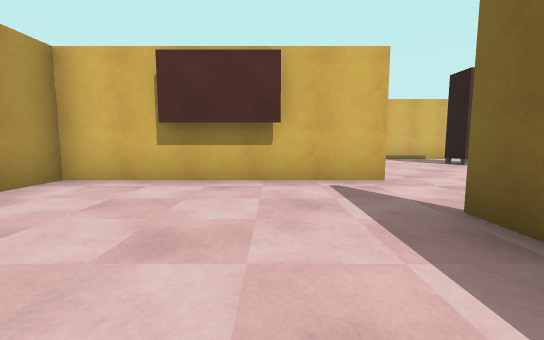
View 1 (above)

16 first-person views from a walk through a scene from a Unity 3-D project. The camera is 1.2 m above the floor, tilts 6° down and sees 90° across. The floor is counted in squares, 2 m on a side. Each view is taken from the middle of a square. On the plan, view 1 faces up. The plan holds only what a view shows up to about 9 squares ahead; the rest is blank. The place goes on beyond the plan. The player character is not drawn. Some animated figures are left out.

View 2
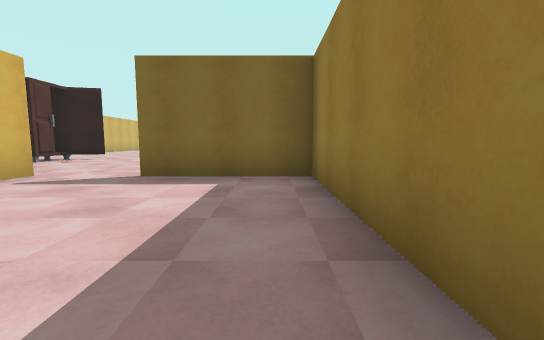

View 3
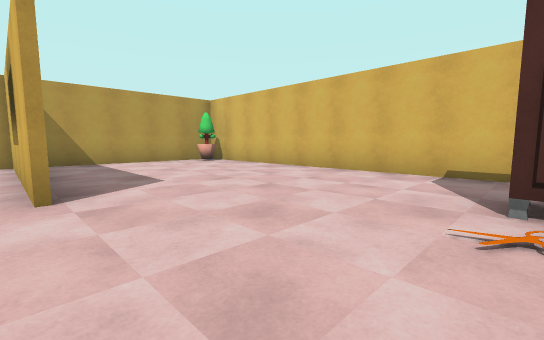

View 4
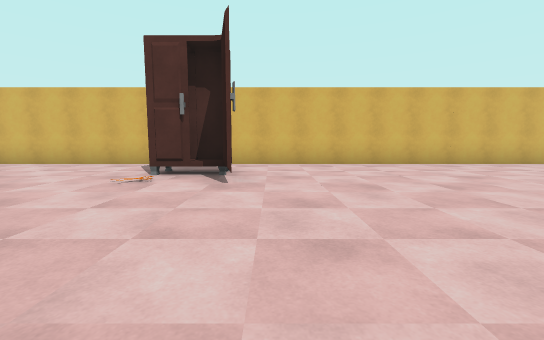

View 5
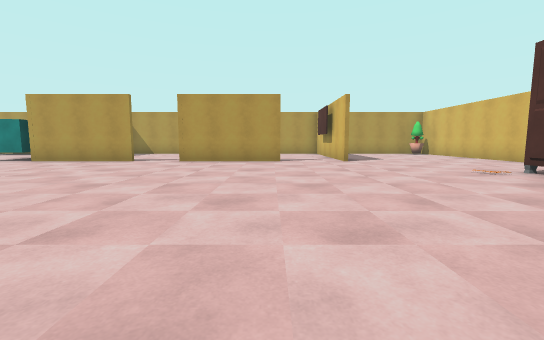

View 6
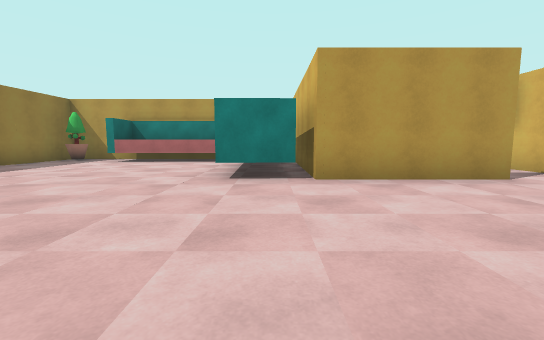

View 7
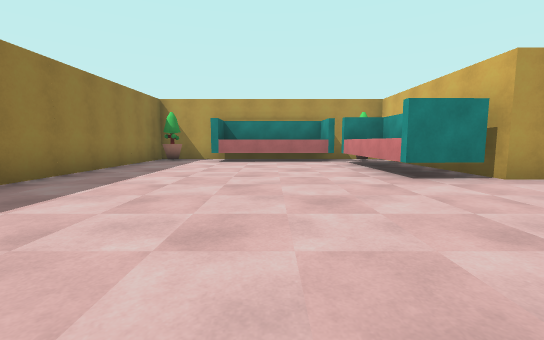

View 8
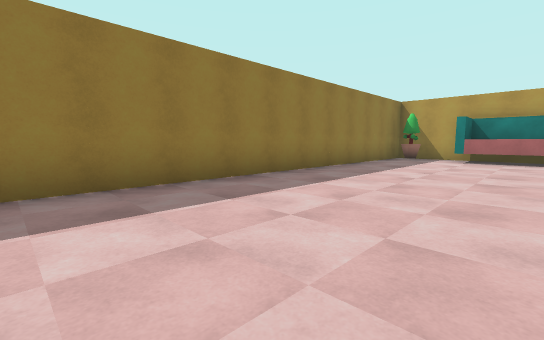

View 9
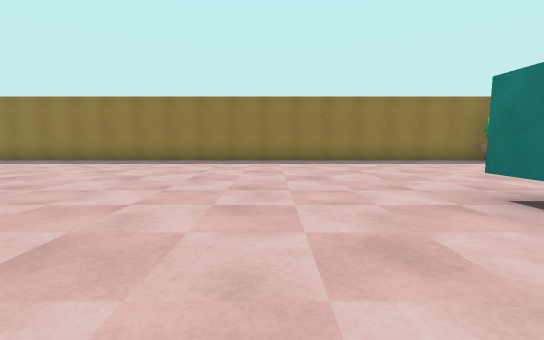

View 10
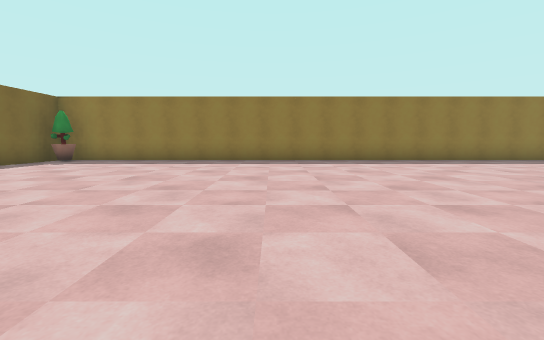

View 11
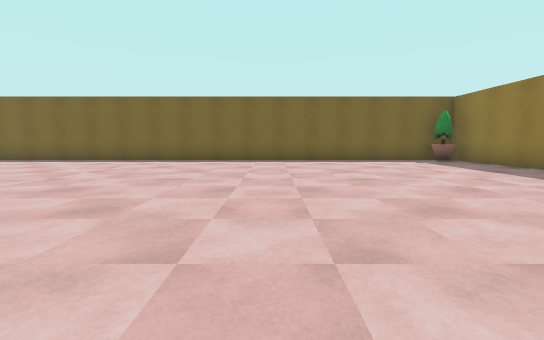

View 12
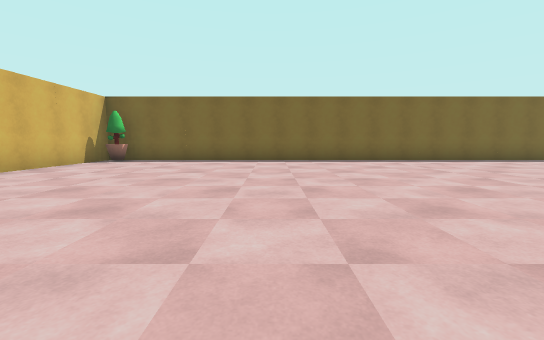

View 13
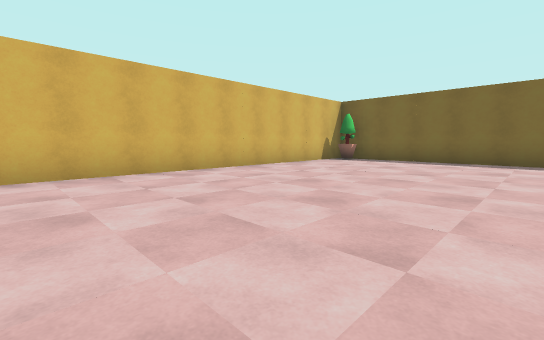

View 14
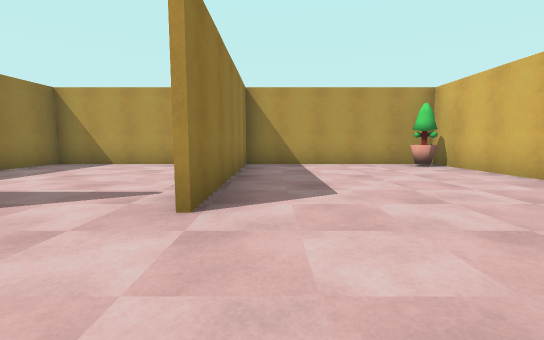

View 15
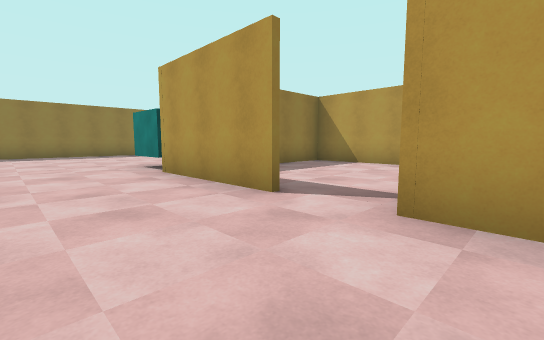

View 16
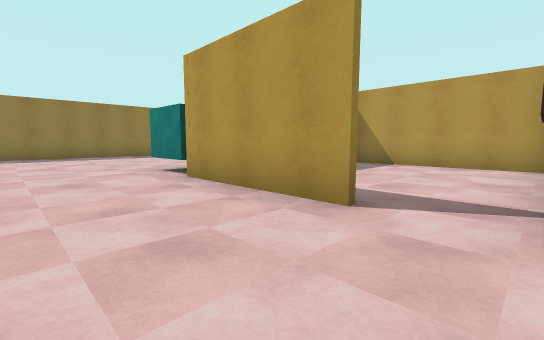

### Floor plan
Points are (right, up) in squares from view 1. A wall is a line through its corners. A room is listed if a view was taken in it or the views show most of it. See-through windows are left out.
Room 1 (views 1, 2)
walls: (-3.2, 4) (-3.2, -0.7) (1.6, -0.7) (1.6, 2.2); (1.9, 4.2) (-3.2, 4.2)
Room 2 (views 3, 4, 5, 6, 7, 8, 9, 10, 11, 12, 13, 14, 15, 16)
walls: (1.7, -2.1) (1.7, -5.3) (0.4, -5.3); (1.7, 2.4) (1.7, -0.9); (-1.1, -5.3) (-1.9, -5.3); (-3.2, 4.3) (1.8, 4.3); (-3.2, -11) (-3.2, -11.5); (-3.2, 8.5) (-3.2, 4); (-3.1, -12.7) (23.8, -12.7) (23.8, 9.2) (-2.2, 9.2)
objects: other object (-3, -12); other object (-3, -10) to (-2, -8); other object (-3, -6); other object (-2, -6); other object (-1, -7) to (1, -7); other object (5, 7) to (6, 8); other object (6, 6); other object (23, -12); other object (23, 9)

Where each view was taken, in squares from view 1:
view 1: 0 up, 0 right, facing up
view 2: 0 up, 3 left, facing right
view 3: 4 up, 5 right, facing up-left
view 4: 2 up, 7 right, facing up
view 5: 2 up, 10 right, facing left
view 6: 6 down, 6 right, facing left
view 7: 9 down, 6 right, facing left
view 8: 9 down, 7 right, facing down-left
view 9: 4 down, 4 right, facing down
view 10: 4 down, 17 right, facing down
view 11: 7 down, 15 right, facing right
view 12: 4 up, 15 right, facing right
view 13: 4 up, 15 right, facing up-right
view 14: 5 up, 4 right, facing left
view 15: 0 up, 4 right, facing down-left
view 16: 1 down, 4 right, facing down-left
